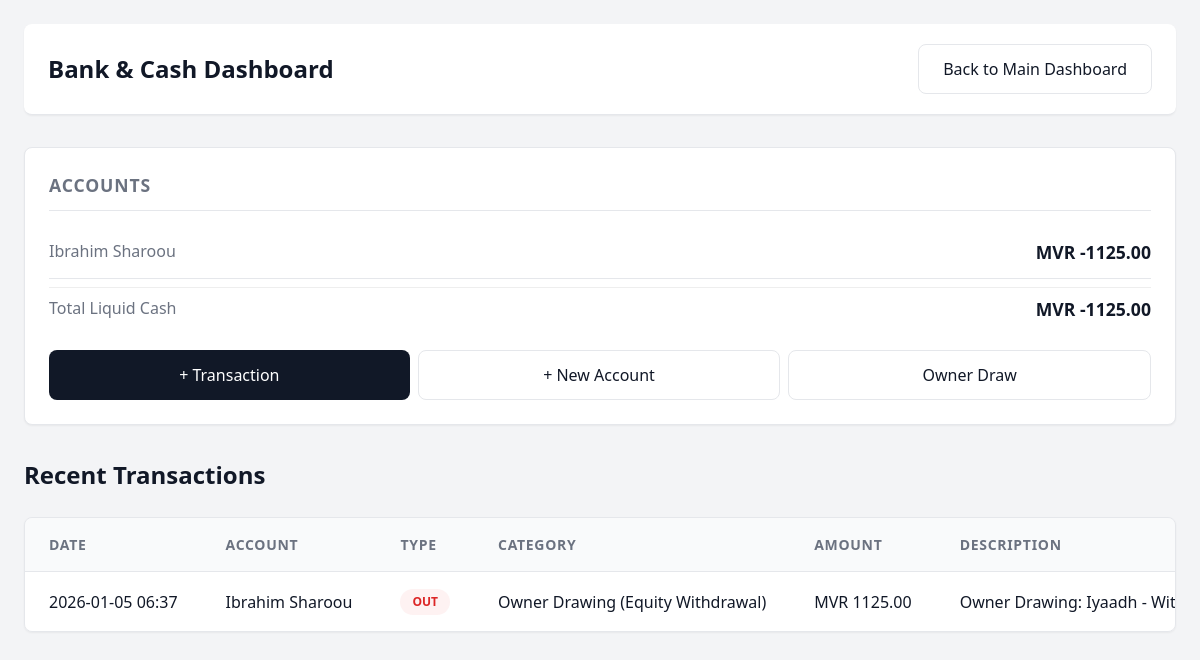
Page /bank/ (signed in) on the committed database.
### inventory/models.py (models this page shows, shortened)
class BankAccount(models.Model):
    name = models.CharField(max_length=100)
    balance = models.DecimalField(max_digits=12, decimal_places=2, default=0.00)

class BankTransaction(models.Model):
    TRANSACTION_TYPES = [
        ('in', 'In (Deposit)'),
        ('out', 'Out (Withdrawal)'),
    ]
    CATEGORIES = [
        ('sale', 'Sale Revenue'),
        ('inventory', 'Inventory Purchase'),
        ('expense', 'Business Expense'),
        ('owner_draw', 'Owner Drawing (Equity Withdrawal)'),
        ('owner_capital', 'Owner Capital Injection'),
        ('transfer', 'Internal Transfer'),
    ]
    bank_account = models.ForeignKey(BankAccount, on_delete=models.CASCADE, related_name='transactions')
    transaction_type = models.CharField(max_length=10, choices=TRANSACTION_TYPES)
    category = models.CharField(max_length=20, choices=CATEGORIES)
    amount = models.DecimalField(max_digits=12, decimal_places=2)
    description = models.CharField(max_length=255)
    reference = models.CharField(max_length=100, blank=True, null=True)
    date = models.DateTimeField(auto_now_add=True)

### inventory/views.py (the view)
# urls.py: path('bank/', views.bank_dashboard, name='bank_dashboard'),
@login_required
def bank_dashboard(request):
    accounts = BankAccount.objects.all()
    recent_transactions = BankTransaction.objects.select_related('bank_account').order_by('-date')[:50]
    total_balance = sum(a.balance for a in accounts)
    return render(request, 'inventory/bank_dashboard.html', {
        'accounts': accounts,
        'recent_transactions': recent_transactions,
        'total_balance': total_balance
    })

### inventory/templates/inventory/bank_dashboard.html (shortened to what this page needs)
{% load static %}
<!DOCTYPE html>
<html lang="en">
<head>
    <link rel="stylesheet" href="{% static 'inventory/style.css' %}">
</head>
<body>
    <div class="app-container">
        <header class="header">
            <h1>Bank & Cash Dashboard</h1>
            <a href="{% url 'dashboard' %}" class="btn btn-secondary">Back to Main Dashboard</a>
        </header>
        <div class="dashboard-grid">
            <div class="card">
                <h3>Accounts</h3>
                <ul class="stat-group">
                    {% for account in accounts %}
                    <li class="stat-item">
                        <span class="stat-label">{{ account.name }}</span>
                        <span class="stat-value">MVR {{ account.balance|floatformat:2 }}</span>
                    </li>
                    {% empty %}
                    <li class="stat-item">
                        <span class="stat-value">No Accounts Created</span>
                    </li>
                    {% endfor %}
                    <li class="stat-item" style="border-top: 1px solid #eee; margin-top: 8px; padding-top: 8px;">
                        <span class="stat-label">Total Liquid Cash</span>
                        <span class="stat-value">MVR {{ total_balance|floatformat:2 }}</span>
                    </li>
                </ul>
                <div style="margin-top: 16px; display: flex; gap: 8px;">
                    <a href="{% url 'add_bank_transaction' %}" class="btn btn-primary"
                        style="flex: 1; text-align: center;">+ Transaction</a>
                    <a href="{% url 'add_bank_account' %}" class="btn btn-secondary"
                        style="flex: 1; text-align: center;">+ New Account</a>
                    <a href="{% url 'add_owner_drawing' %}" class="btn btn-secondary"
                        style="flex: 1; text-align: center;">Owner Draw</a>
                </div>
            </div>
        </div>
        <h3 class="page-title" style="margin-top: 32px;">Recent Transactions</h3>
        <div class="table-container">
            <table>
                <thead>
                    <tr>
                        <th>Date</th>
                        <th>Account</th>
                        <th>Type</th>
                        <th>Category</th>
                        <th>Amount</th>
                        <th>Description</th>
                    </tr>
                </thead>
                <tbody>
                    {% for txn in recent_transactions %}
                    <tr>
                        <td>{{ txn.date|date:"Y-m-d H:i" }}</td>
                        <td>{{ txn.bank_account.name }}</td>
                        <td>
                            {% if txn.transaction_type == 'in' %}
                            <span class="badge badge-ok">IN</span>
                            {% else %}
                            <span class="badge badge-low-stock">OUT</span>
                            {% endif %}
                        </td>
                        <td>{{ txn.get_category_display }}</td>
                        <td>MVR {{ txn.amount|floatformat:2 }}</td>
                        <td>{{ txn.description }}</td>
                    </tr>
                    {% empty %}
                    <tr>
                        <td colspan="6" style="text-align: center; color: var(--text-muted);">No transactions found.
                        </td>
                    </tr>
                    {% endfor %}
                </tbody>
            </table>
        </div>
    </div>
</body>
</html>

### inventory/static/inventory/style.css (style rules this page uses)
:root { --bg-body: #f3f4f6; --bg-card: #ffffff; --text-main: #111827; --text-muted: #6b7280; --border-color: #e5e7eb; --primary-color: #111827; --primary-hover: #374151; --accent-color: #2563eb; --danger-color: #dc2626; --danger-bg: #fef2f2; --success-color: #059669; --success-bg: #ecfdf5; --shadow-sm: 0 1px 2px 0 rgb(0 0 0 / 0.05); --shadow-md: 0 4px 6px -1px rgb(0 0 0 / 0.1), 0 2px 4px -2px rgb(0 0 0 / 0.1); --radius: 8px; --font-sans: system-ui, -apple-system, sans-serif; }
*, *::before, *::after { box-sizing: border-box; margin: 0; padding: 0; }
body { font-family: var(--font-sans); background-color: var(--bg-body); color: var(--text-main); line-height: 1.5; -webkit-font-smoothing: antialiased; }
a { color: var(--accent-color); text-decoration: none; transition: color 0.2s; }
.app-container { max-width: 1200px; margin: 0 auto; padding: 24px; }
.header { background: var(--bg-card); padding: 20px 24px; border-bottom: 1px solid var(--border-color); margin-bottom: 32px; box-shadow: var(--shadow-sm); border-radius: var(--radius); display: flex; justify-content: space-between; align-items: center; }
.header h1 { font-size: 1.5rem; font-weight: 700; color: var(--text-main); }
.page-title { font-size: 1.5rem; font-weight: 700; margin-bottom: 24px; color: var(--text-main); }
.dashboard-grid { display: grid; grid-template-columns: repeat(auto-fit, minmax(260px, 1fr)); gap: 20px; margin-bottom: 32px; }
.card { background: var(--bg-card); padding: 24px; border-radius: var(--radius); border: 1px solid var(--border-color); box-shadow: var(--shadow-sm); }
.card h3 { font-size: 1.1rem; font-weight: 600; margin-bottom: 16px; color: var(--text-muted); text-transform: uppercase; letter-spacing: 0.05em; border-bottom: 1px solid var(--border-color); padding-bottom: 12px; }
.stat-group { list-style: none; }
.stat-item { display: flex; justify-content: space-between; padding: 12px 0; border-bottom: 1px solid var(--border-color); }
.stat-item:last-child { border-bottom: none; }
.stat-label { color: var(--text-muted); }
.stat-value { font-weight: 600; font-size: 1.1rem; color: var(--text-main); }
.btn { display: inline-flex; align-items: center; justify-content: center; padding: 12px 24px; border-radius: var(--radius); font-weight: 500; cursor: pointer; border: none; font-size: 1rem; transition: all 0.2s; text-decoration: none; }
.btn-primary { background-color: var(--primary-color); color: white; }
.btn-secondary { background-color: white; border: 1px solid var(--border-color); color: var(--text-main); }
.table-container { background: var(--bg-card); border-radius: var(--radius); box-shadow: var(--shadow-sm); overflow-x: auto; border: 1px solid var(--border-color); }
table { width: 100%; border-collapse: collapse; white-space: nowrap; }
th { background-color: #f9fafb; text-align: left; padding: 16px 24px; font-weight: 600; color: var(--text-muted); font-size: 0.875rem; text-transform: uppercase; letter-spacing: 0.05em; border-bottom: 1px solid var(--border-color); }
td { padding: 16px 24px; color: var(--text-main); border-bottom: 1px solid var(--border-color); }
tr:last-child td { border-bottom: none; }
.badge { display: inline-flex; align-items: center; padding: 4px 12px; border-radius: 9999px; font-size: 0.75rem; font-weight: 700; text-transform: uppercase; }
.badge-low-stock { background-color: var(--danger-bg); color: var(--danger-color); }

### rows in the picture
BankAccount: name "Ibrahim Sharoou", balance "-1125.00"
BankTransaction: date "2026-01-05 06:37", bank_account.name "Ibrahim Sharoou", transaction_type "OUT", category "Owner Drawing (Equity Withdrawal)", amount "1125.00", description "Owner Drawing: Iyaadh -…"

### other values in the picture
{{ total_balance|floatformat:2 }} "-1125.00"
